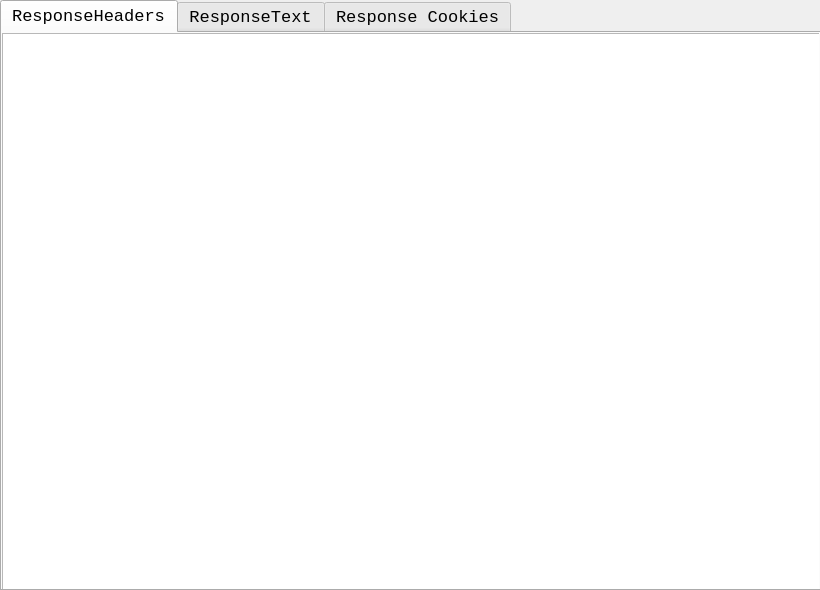
<?xml version="1.0" encoding="UTF-8"?>
<ui version="4.0">
 <class>ResponseWindows</class>
 <widget class="QWidget" name="ResponseWindows">
  <property name="geometry">
   <rect>
    <x>0</x>
    <y>0</y>
    <width>820</width>
    <height>590</height>
   </rect>
  </property>
  <property name="windowTitle">
   <string>ResponseWindows</string>
  </property>
  <widget class="QTabWidget" name="tabWidget">
   <property name="geometry">
    <rect>
     <x>0</x>
     <y>0</y>
     <width>821</width>
     <height>591</height>
    </rect>
   </property>
   <property name="font">
    <font>
     <family>Courier New</family>
     <pointsize>13</pointsize>
    </font>
   </property>
   <property name="currentIndex">
    <number>0</number>
   </property>
   <widget class="QWidget" name="tab">
    <attribute name="title">
     <string>ResponseHeaders</string>
    </attribute>
    <widget class="QPlainTextEdit" name="showHeaders">
     <property name="geometry">
      <rect>
       <x>0</x>
       <y>0</y>
       <width>821</width>
       <height>561</height>
      </rect>
     </property>
    </widget>
   </widget>
   <widget class="QWidget" name="tab_2">
    <attribute name="title">
     <string>ResponseText</string>
    </attribute>
    <widget class="QPlainTextEdit" name="Text">
     <property name="geometry">
      <rect>
       <x>0</x>
       <y>0</y>
       <width>821</width>
       <height>561</height>
      </rect>
     </property>
    </widget>
   </widget>
   <widget class="QWidget" name="tab_3">
    <attribute name="title">
     <string>Response Cookies</string>
    </attribute>
    <widget class="QPlainTextEdit" name="showCookies">
     <property name="geometry">
      <rect>
       <x>0</x>
       <y>0</y>
       <width>821</width>
       <height>561</height>
      </rect>
     </property>
    </widget>
   </widget>
  </widget>
 </widget>
 <layoutdefault spacing="6" margin="11"/>
 <resources/>
 <connections/>
</ui>
